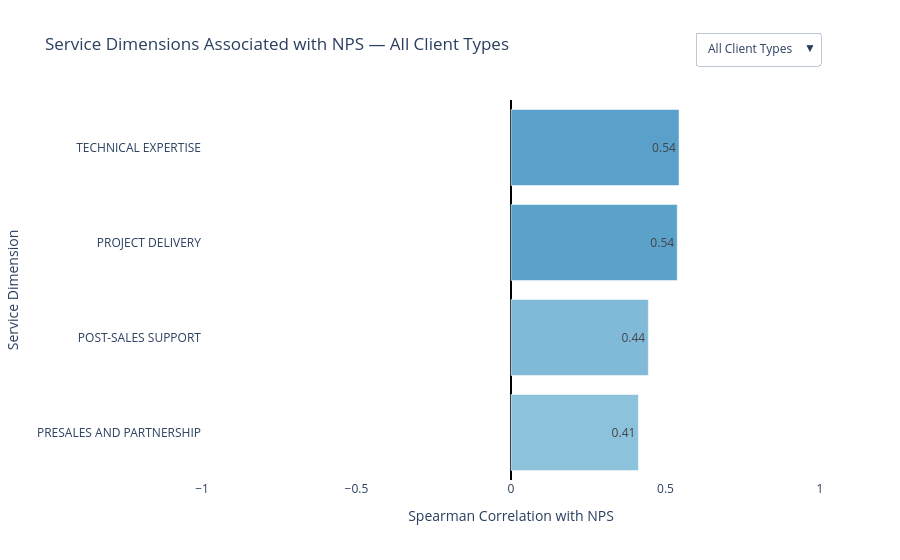

Source (notebook cell):
### Code cell
fig3.update_layout(
    title="Service Dimensions Associated with NPS — All Client Types",
    xaxis_title="Spearman Correlation with NPS",
    yaxis_title="Service Dimension",
    template="plotly_white",
    showlegend=False,

    updatemenus=[
        dict(
            buttons=buttons,
            direction="down",
            showactive=True,
            x=1,
            xanchor="right",
            y=1.18,
            yanchor="top"
        )
    ]
)

fig3.update_xaxes(
    range=[-1, 1],
    zeroline=True,
    zerolinewidth=2,
    zerolinecolor="black"
)

fig3.show()

### Figure 1 — Plotly figure (JSON) as saved in the notebook; plotly's stock layout.template omitted (floating-point values rounded to 4 significant figures)
{"data": [{"hovertemplate": "<b>%{y}</b><br>Spearman correlation: %{x:.3f}<extra></extra>", "marker": {"cmax": 1, "cmin": -1, "color": [0.4122, 0.4444, 0.538, 0.5438], "colorscale": [[0, "rgb(103,0,31)"], [0.1, "rgb(178,24,43)"], [0.2, "rgb(214,96,77)"], [0.3, "rgb(244,165,130)"], [0.4, "rgb(253,219,199)"], [0.5, "rgb(247,247,247)"], [0.6, "rgb(209,229,240)"], [0.7, "rgb(146,197,222)"], [0.8, "rgb(67,147,195)"], [0.9, "rgb(33,102,172)"], [1, "rgb(5,48,97)"]]}, "name": "All Client Types", "orientation": "h", "text": [0.4122, 0.4444, 0.538, 0.5438], "textposition": "auto", "texttemplate": "%{text:.2f}", "type": "bar", "visible": true, "x": [0.4122, 0.4444, 0.538, 0.5438], "y": ["PRESALES AND PARTNERSHIP", "POST-SALES SUPPORT", "PROJECT DELIVERY", "TECHNICAL EXPERTISE"]}, {"hovertemplate": "<b>%{y}</b><br>Spearman correlation: %{x:.3f}<extra></extra>", "marker": {"cmax": 1, "cmin": -1, "color": [0.2464, 0.4267, 0.522, 0.5585], "colorscale": [[0, "rgb(103,0,31)"], [0.1, "rgb(178,24,43)"], [0.2, "rgb(214,96,77)"], [0.3, "rgb(244,165,130)"], [0.4, "rgb(253,219,199)"], [0.5, "rgb(247,247,247)"], [0.6, "rgb(209,229,240)"], [0.7, "rgb(146,197,222)"], [0.8, "rgb(67,147,195)"], [0.9, "rgb(33,102,172)"], [1, "rgb(5,48,97)"]]}, "name": "Govt", "orientation": "h", "text": [0.2464, 0.4267, 0.522, 0.5585], "textposition": "auto", "texttemplate": "%{text:.2f}", "type": "bar", "visible": false, "x": [0.2464, 0.4267, 0.522, 0.5585], "y": ["PRESALES AND PARTNERSHIP", "POST-SALES SUPPORT", "TECHNICAL EXPERTISE", "PROJECT DELIVERY"]}, {"hovertemplate": "<b>%{y}</b><br>Spearman correlation: %{x:.3f}<extra></extra>", "marker": {"cmax": 1, "cmin": -1, "color": [0.2815, 0.3694, 0.6191, 0.6698], "colorscale": [[0, "rgb(103,0,31)"], [0.1, "rgb(178,24,43)"], [0.2, "rgb(214,96,77)"], [0.3, "rgb(244,165,130)"], [0.4, "rgb(253,219,199)"], [0.5, "rgb(247,247,247)"], [0.6, "rgb(209,229,240)"], [0.7, "rgb(146,197,222)"], [0.8, "rgb(67,147,195)"], [0.9, "rgb(33,102,172)"], [1, "rgb(5,48,97)"]]}, "name": "NPO", "orientation": "h", "text": [0.2815, 0.3694, 0.6191, 0.6698], "textposition": "auto", "texttemplate": "%{text:.2f}", "type": "bar", "visible": false, "x": [0.2815, 0.3694, 0.6191, 0.6698], "y": ["POST-SALES SUPPORT", "TECHNICAL EXPERTISE", "PRESALES AND PARTNERSHIP", "PROJECT DELIVERY"]}, {"hovertemplate": "<b>%{y}</b><br>Spearman correlation: %{x:.3f}<extra></extra>", "marker": {"cmax": 1, "cmin": -1, "color": [0.4256, 0.4644, 0.5215, 0.5714], "colorscale": [[0, "rgb(103,0,31)"], [0.1, "rgb(178,24,43)"], [0.2, "rgb(214,96,77)"], [0.3, "rgb(244,165,130)"], [0.4, "rgb(253,219,199)"], [0.5, "rgb(247,247,247)"], [0.6, "rgb(209,229,240)"], [0.7, "rgb(146,197,222)"], [0.8, "rgb(67,147,195)"], [0.9, "rgb(33,102,172)"], [1, "rgb(5,48,97)"]]}, "name": "Private", "orientation": "h", "text": [0.4256, 0.4644, 0.5215, 0.5714], "textposition": "auto", "texttemplate": "%{text:.2f}", "type": "bar", "visible": false, "x": [0.4256, 0.4644, 0.5215, 0.5714], "y": ["PRESALES AND PARTNERSHIP", "POST-SALES SUPPORT", "PROJECT DELIVERY", "TECHNICAL EXPERTISE"]}], "layout": {"showlegend": false, "title": {"text": "Service Dimensions Associated with NPS — All Client Types"}, "updatemenus": [{"buttons": [{"args": [{"visible": [true, false, false, false]}, {"title.text": "Service Dimensions Associated with NPS — All Client Types"}], "label": "All Client Types", "method": "update"}, {"args": [{"visible": [false, true, false, false]}, {"title.text": "Service Dimensions Associated with NPS — Govt"}], "label": "Govt", "method": "update"}, {"args": [{"visible": [false, false, true, false]}, {"title.text": "Service Dimensions Associated with NPS — NPO"}], "label": "NPO", "method": "update"}, {"args": [{"visible": [false, false, false, true]}, {"title.text": "Service Dimensions Associated with NPS — Private"}], "label": "Private", "method": "update"}], "direction": "down", "showactive": true, "x": 1, "xanchor": "right", "y": 1.18, "yanchor": "top"}], "xaxis": {"range": [-1, 1], "title": {"text": "Spearman Correlation with NPS"}, "zeroline": true, "zerolinecolor": "black", "zerolinewidth": 2}, "yaxis": {"title": {"text": "Service Dimension"}}}}
